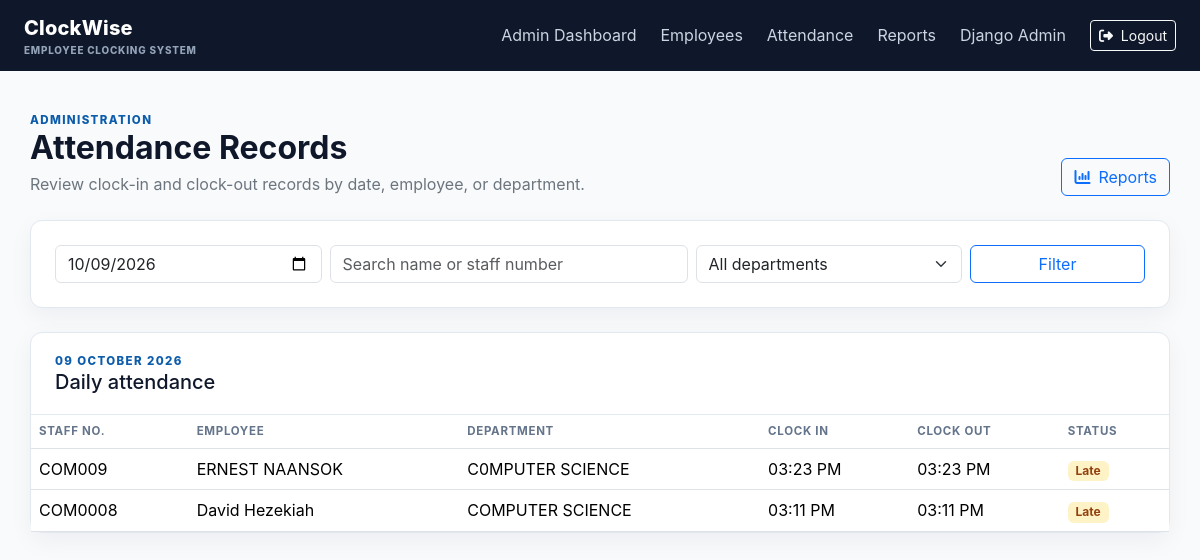
Page /attendance/ (signed in) on the committed database.
### uploads/models.py (models this page shows, shortened)
class Attendance(models.Model):
    STATUS_PRESENT = 'present'
    STATUS_LATE = 'late'
    STATUS_CHOICES = ((STATUS_PRESENT, 'Present'), (STATUS_LATE, 'Late'))
    employee = models.ForeignKey(Employee, on_delete=models.CASCADE, related_name='attendance_records')
    attendance_date = models.DateField(default=timezone.localdate)
    clock_in_time = models.DateTimeField()
    clock_out_time = models.DateTimeField(null=True, blank=True)
    clock_in_face = models.FileField(upload_to='attendance_faces/', blank=True)
    clock_out_face = models.FileField(upload_to='attendance_faces/', blank=True)
    status = models.CharField(max_length=20, choices=STATUS_CHOICES)
    class Meta:
        ordering = ['-attendance_date', '-clock_in_time']
        constraints = [models.UniqueConstraint(fields=['employee', 'attendance_date'], name='one_attendance_per_employee_day')]

class Employee(models.Model):
    ROLE_EMPLOYEE = 'employee'
    ROLE_ADMIN = 'admin'
    ROLE_CHOICES = ((ROLE_EMPLOYEE, 'Employee / Staff'), (ROLE_ADMIN, 'Administrator'))
    user = models.OneToOneField(User, on_delete=models.CASCADE, related_name='employee')
    staff_no = models.CharField(max_length=40, unique=True)
    department = models.CharField(max_length=120)
    designation = models.CharField(max_length=120)
    role = models.CharField(max_length=20, choices=ROLE_CHOICES, default=ROLE_EMPLOYEE)
    is_active = models.BooleanField(default=True)
    class Meta:
        ordering = ['staff_no']
    @property
    def display_name(self):
        return self.user.get_full_name() or self.user.username

### uploads/views.py (the view)
# urls.py: path('attendance/', attendance_records, name='attendance_records'),
@login_required
@user_passes_test(is_admin)
def attendance_records(request):
    date_value = request.GET.get('date', '')
    selected_date = datetime.strptime(date_value, '%Y-%m-%d').date() if date_value else timezone.localdate()
    records = Attendance.objects.filter(attendance_date=selected_date).select_related('employee__user')
    search = request.GET.get('search', '').strip()
    department = request.GET.get('department', '').strip()
    if search:
        records = records.filter(Q(employee__staff_no__icontains=search) | Q(employee__user__first_name__icontains=search) | Q(employee__user__last_name__icontains=search))
    if department:
        records = records.filter(employee__department=department)
    departments = Employee.objects.values_list('department', flat=True).distinct().order_by('department')
    return render(request, 'attendance.html', {'records': records, 'departments': departments, 'selected_date': selected_date, 'search': search, 'selected_department': department})

### uploads/views.py (called while the page is built)
def is_admin(user):
    employee = getattr(user, 'employee', None)
    return user.is_authenticated and (user.is_superuser or getattr(employee, 'role', '') == Employee.ROLE_ADMIN)

### templates/attendance.html (shortened to what this page needs)
{% extends 'base.html' %}
{% block content %}
<div class="d-flex flex-wrap justify-content-between align-items-end gap-3 mb-4"><div><div class="eyebrow">Administration</div><h1 class="h2 fw-bold mb-1">Attendance Records</h1><p class="text-secondary mb-0">Review clock-in and clock-out records by date, employee, or department.</p></div><a class="btn btn-outline-primary" href="{% url 'report' %}"><i class="fas fa-chart-column me-2"></i>Reports</a></div>
<div class="panel mb-4"><div class="panel-body"><form class="row g-2" method="get"><div class="col-md-3"><input class="form-control" type="date" name="date" value="{{ selected_date|date:'Y-m-d' }}"></div><div class="col-md-4"><input class="form-control" name="search" value="{{ search }}" placeholder="Search name or staff number"></div><div class="col-md-3"><select class="form-select" name="department"><option value="">All departments</option>{% for item in departments %}<option value="{{ item }}" {% if item == selected_department %}selected{% endif %}>{{ item }}</option>{% endfor %}</select></div><div class="col-md-2"><button class="btn btn-outline-primary w-100" type="submit">Filter</button></div></form></div></div>
<div class="panel"><div class="panel-header"><div class="eyebrow">{{ selected_date|date:'d F Y' }}</div><h2 class="h5 mb-0">Daily attendance</h2></div><div class="table-responsive"><table class="table align-middle mb-0"><thead><tr><th>Staff no.</th><th>Employee</th><th>Department</th><th>Clock in</th><th>Clock out</th><th>Status</th></tr></thead><tbody>{% for record in records %}<tr><td>{{ record.employee.staff_no }}</td><td>{{ record.employee.display_name }}</td><td>{{ record.employee.department }}</td><td>{{ record.clock_in_time|date:'h:i A' }}</td><td>{% if record.clock_out_time %}{{ record.clock_out_time|date:'h:i A' }}{% else %}--{% endif %}</td><td><span class="badge {% if record.status == 'late' %}badge-late{% else %}badge-present{% endif %}">{{ record.get_status_display }}</span></td></tr>{% empty %}<tr><td colspan="6" class="text-center text-secondary py-4">No records match this filter.</td></tr>{% endfor %}</tbody></table></div></div>
{% endblock %}

### templates/base.html (style rules this page uses)
:root { --ink:#0f172a; --muted:#64748b; --blue:#0c5cab; --green:#059669; --line:#e2e8f0; --wash:#f8fafc; }
body { background:var(--wash); color:var(--ink); font-family:Inter,system-ui,sans-serif; }
.panel { background:#fff; border:1px solid var(--line); border-radius:12px; box-shadow:0 8px 24px rgba(15,23,42,.05); }
.panel-header { padding:1.25rem 1.5rem; border-bottom:1px solid var(--line); }
.panel-body { padding:1.5rem; }
.eyebrow { color:var(--blue); font-size:.72rem; font-weight:800; letter-spacing:.12em; text-transform:uppercase; }
.table th { color:var(--muted); font-size:.72rem; text-transform:uppercase; letter-spacing:.06em; white-space:nowrap; }
.badge-late { background:#fef3c7; color:#92400e; }

### rows in the picture
Attendance: employee.staff_no "COM009", employee.display_name "ERNEST NAANSOK", employee.department "C0MPUTER SCIENCE", clock_in_time "03:23 PM", clock_out_time "03:23 PM", status "Late"
Attendance: employee.staff_no "COM0008", employee.display_name "David Hezekiah", employee.department "COMPUTER SCIENCE", clock_in_time "03:11 PM", clock_out_time "03:11 PM", status "Late"

### other values in the picture
{{ selected_date|date:'d F Y' }} "09 OCTOBER 2026"
